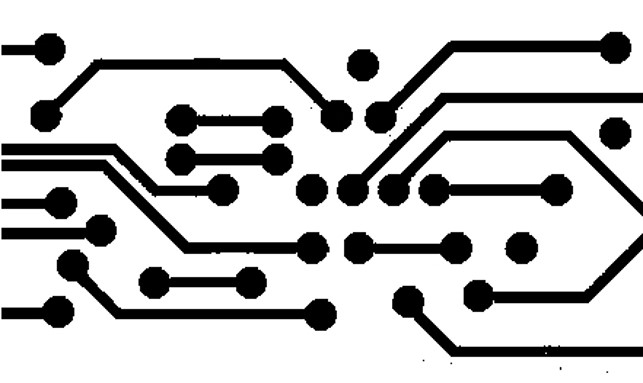
//> input picture ex14 count circle/1.jpg, 643 x 383 px
$ ./count_circle   (built with g++ and OpenCV 4)
//> lines starting //> are read from the running program, lines starting //| are printed output that depends on the picture
#include <opencv2/opencv.hpp>
#include <iostream>
using namespace cv;

const int circle_r = 20;

int main()
{
    Mat srcMat = imread("D:\\project\\opencv_vscode\\ex14 count circle\\1.jpg", 0);
//> srcMat is the input picture: 383 rows x 643 cols, CV_8UC1; min 0, max 255, mean 197.3
    Mat bMat = 255 - srcMat; // 反相
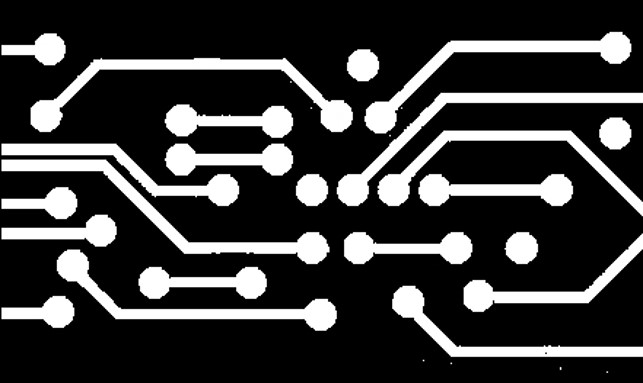
//> bMat: 383 rows x 643 cols, CV_8UC1; min 0, max 255, mean 57.7

    Mat structing; // 结构算子
    structing = getStructuringElement(MORPH_ELLIPSE, Size(circle_r, circle_r), Point(-1, -1));

    Mat openMat; // 开运算
    morphologyEx(bMat, openMat, MORPH_OPEN, structing);
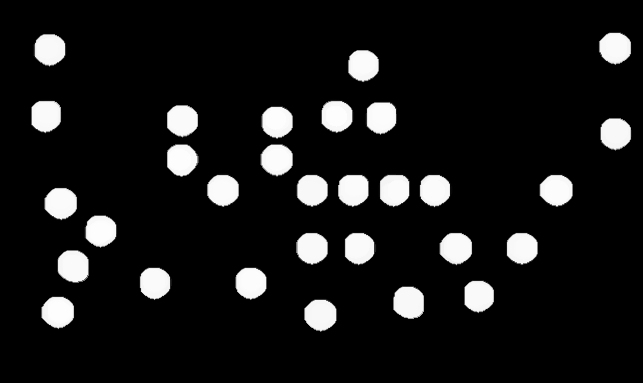
//> openMat: 383 rows x 643 cols, CV_8UC1; min 0, max 253, mean 23.9

    Mat labels;
    Mat states;
    Mat centroids;
    int count = connectedComponentsWithStats(openMat, labels, states, centroids); // 连通域计数
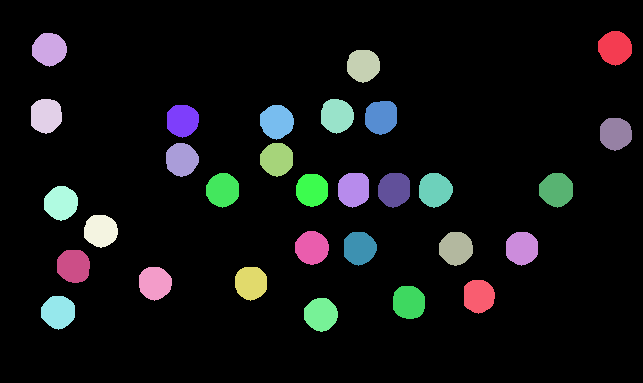
//> labels: 383 rows x 643 cols, CV_32SC1; 31 distinct labels, from 0 to 30; one colour per label, 0 black
//> states = 31 rows, first 6: [0, 0, 643, 383, 219601], [598, 31, 34, 35, 904], [32, 33, 35, 34, 901], [347, 50, 33, 33, 867], [31, 99, 31, 35, 893], [321, 99, 33, 35, 904]; centroids = 31 pairs, first value 45.58 to 615.1, second value 47.45 to 314; count = 31
    std::cout << count - 1;
//| 30

    imshow("srcMat", srcMat);
    imshow("bMat", bMat);
    imshow("openMat", openMat);

    waitKey(0);
    return 0;
}
